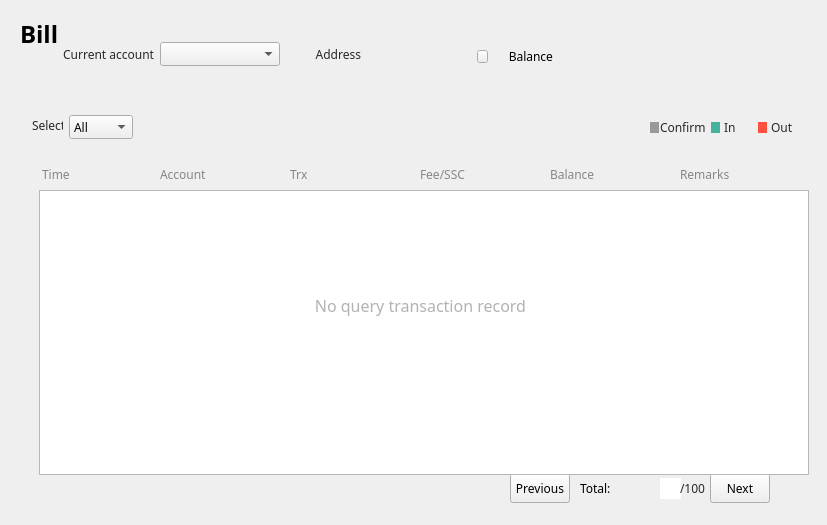
<?xml version="1.0" encoding="UTF-8"?>
<ui version="4.0">
 <class>AccountPage</class>
 <widget class="QWidget" name="AccountPage">
  <property name="geometry">
   <rect>
    <x>0</x>
    <y>0</y>
    <width>827</width>
    <height>525</height>
   </rect>
  </property>
  <property name="font">
   <font>
    <family>微软雅黑</family>
    <stylestrategy>PreferDefault</stylestrategy>
   </font>
  </property>
  <property name="windowTitle">
   <string>Form</string>
  </property>
  <property name="styleSheet">
   <string notr="true">QScrollBar{background-color: rgb(255, 255, 255);}</string>
  </property>
  <widget class="QLabel" name="addressLabel2">
   <property name="geometry">
    <rect>
     <x>310</x>
     <y>44</y>
     <width>51</width>
     <height>20</height>
    </rect>
   </property>
   <property name="font">
    <font>
     <family>微软雅黑</family>
    </font>
   </property>
   <property name="styleSheet">
    <string notr="true">color: rgb(40, 40, 40);
background:transparent;</string>
   </property>
   <property name="text">
    <string>Address</string>
   </property>
   <property name="alignment">
    <set>Qt::AlignRight|Qt::AlignTrailing|Qt::AlignVCenter</set>
   </property>
  </widget>
  <widget class="QLabel" name="addressLabel">
   <property name="geometry">
    <rect>
     <x>369</x>
     <y>46</y>
     <width>111</width>
     <height>16</height>
    </rect>
   </property>
   <property name="font">
    <font>
     <family>微软雅黑</family>
     <underline>false</underline>
    </font>
   </property>
   <property name="styleSheet">
    <string notr="true">background:transparent;</string>
   </property>
   <property name="text">
    <string/>
   </property>
   <property name="scaledContents">
    <bool>true</bool>
   </property>
   <property name="textInteractionFlags">
    <set>Qt::NoTextInteraction</set>
   </property>
  </widget>
  <widget class="QToolButton" name="copyBtn">
   <property name="geometry">
    <rect>
     <x>477</x>
     <y>50</y>
     <width>11</width>
     <height>13</height>
    </rect>
   </property>
   <property name="font">
    <font>
     <family>微软雅黑</family>
    </font>
   </property>
   <property name="cursor">
    <cursorShape>PointingHandCursor</cursorShape>
   </property>
   <property name="focusPolicy">
    <enum>Qt::NoFocus</enum>
   </property>
   <property name="text">
    <string/>
   </property>
  </widget>
  <widget class="QComboBox" name="accountComboBox">
   <property name="geometry">
    <rect>
     <x>160</x>
     <y>42</y>
     <width>120</width>
     <height>24</height>
    </rect>
   </property>
   <property name="font">
    <font>
     <family>微软雅黑</family>
     <weight>50</weight>
     <bold>false</bold>
    </font>
   </property>
   <property name="focusPolicy">
    <enum>Qt::NoFocus</enum>
   </property>
  </widget>
  <widget class="QLabel" name="label_10">
   <property name="geometry">
    <rect>
     <x>20</x>
     <y>18</y>
     <width>70</width>
     <height>31</height>
    </rect>
   </property>
   <property name="font">
    <font>
     <family>微软雅黑</family>
     <pointsize>18</pointsize>
     <weight>75</weight>
     <bold>true</bold>
    </font>
   </property>
   <property name="styleSheet">
    <string notr="true">background:transparent;</string>
   </property>
   <property name="text">
    <string>Bill</string>
   </property>
  </widget>
  <widget class="QLabel" name="label">
   <property name="geometry">
    <rect>
     <x>53</x>
     <y>42</y>
     <width>101</width>
     <height>24</height>
    </rect>
   </property>
   <property name="font">
    <font>
     <family>微软雅黑</family>
    </font>
   </property>
   <property name="styleSheet">
    <string notr="true">color: rgb(40, 40, 40);
background:transparent;</string>
   </property>
   <property name="text">
    <string>Current account</string>
   </property>
   <property name="alignment">
    <set>Qt::AlignRight|Qt::AlignTrailing|Qt::AlignVCenter</set>
   </property>
  </widget>
  <widget class="QLabel" name="label_2">
   <property name="geometry">
    <rect>
     <x>32</x>
     <y>117</y>
     <width>31</width>
     <height>16</height>
    </rect>
   </property>
   <property name="font">
    <font>
     <family>微软雅黑</family>
    </font>
   </property>
   <property name="styleSheet">
    <string notr="true">color: rgb(40, 40, 40);</string>
   </property>
   <property name="text">
    <string>Select</string>
   </property>
  </widget>
  <widget class="QComboBox" name="transactionTypeComboBox">
   <property name="geometry">
    <rect>
     <x>69</x>
     <y>115</y>
     <width>64</width>
     <height>24</height>
    </rect>
   </property>
   <property name="font">
    <font>
     <family>微软雅黑</family>
    </font>
   </property>
   <property name="focusPolicy">
    <enum>Qt::NoFocus</enum>
   </property>
   <property name="currentText">
    <string>All</string>
   </property>
   <item>
    <property name="text">
     <string>All</string>
    </property>
   </item>
   <item>
    <property name="text">
     <string>In</string>
    </property>
   </item>
   <item>
    <property name="text">
     <string>Out</string>
    </property>
   </item>
  </widget>
  <widget class="QLabel" name="identityLabel">
   <property name="geometry">
    <rect>
     <x>294</x>
     <y>37</y>
     <width>16</width>
     <height>16</height>
    </rect>
   </property>
   <property name="font">
    <font>
     <family>微软雅黑</family>
    </font>
   </property>
   <property name="styleSheet">
    <string notr="true">background:transparent;</string>
   </property>
   <property name="text">
    <string/>
   </property>
   <property name="alignment">
    <set>Qt::AlignRight|Qt::AlignTrailing|Qt::AlignVCenter</set>
   </property>
  </widget>
  <widget class="QLabel" name="label_3">
   <property name="geometry">
    <rect>
     <x>650</x>
     <y>122</y>
     <width>9</width>
     <height>11</height>
    </rect>
   </property>
   <property name="font">
    <font>
     <family>微软雅黑</family>
    </font>
   </property>
   <property name="styleSheet">
    <string notr="true">background-color: rgb(153, 153, 153);</string>
   </property>
   <property name="text">
    <string/>
   </property>
  </widget>
  <widget class="QLabel" name="label_4">
   <property name="geometry">
    <rect>
     <x>711</x>
     <y>122</y>
     <width>9</width>
     <height>11</height>
    </rect>
   </property>
   <property name="font">
    <font>
     <family>微软雅黑</family>
    </font>
   </property>
   <property name="styleSheet">
    <string notr="true">background-color: rgb(71, 178, 156);</string>
   </property>
   <property name="text">
    <string/>
   </property>
  </widget>
  <widget class="QLabel" name="label_5">
   <property name="geometry">
    <rect>
     <x>758</x>
     <y>122</y>
     <width>9</width>
     <height>11</height>
    </rect>
   </property>
   <property name="font">
    <font>
     <family>微软雅黑</family>
    </font>
   </property>
   <property name="styleSheet">
    <string notr="true">background-color: rgb(255, 80, 63);</string>
   </property>
   <property name="text">
    <string/>
   </property>
  </widget>
  <widget class="QLabel" name="label_6">
   <property name="geometry">
    <rect>
     <x>660</x>
     <y>119</y>
     <width>45</width>
     <height>16</height>
    </rect>
   </property>
   <property name="font">
    <font>
     <family>微软雅黑</family>
    </font>
   </property>
   <property name="styleSheet">
    <string notr="true">color: rgb(40, 40, 40);</string>
   </property>
   <property name="text">
    <string>Confirm</string>
   </property>
  </widget>
  <widget class="QLabel" name="label_7">
   <property name="geometry">
    <rect>
     <x>724</x>
     <y>119</y>
     <width>31</width>
     <height>16</height>
    </rect>
   </property>
   <property name="font">
    <font>
     <family>微软雅黑</family>
    </font>
   </property>
   <property name="styleSheet">
    <string notr="true">color: rgb(40, 40, 40);</string>
   </property>
   <property name="text">
    <string>In</string>
   </property>
  </widget>
  <widget class="QLabel" name="label_8">
   <property name="geometry">
    <rect>
     <x>771</x>
     <y>119</y>
     <width>31</width>
     <height>16</height>
    </rect>
   </property>
   <property name="font">
    <font>
     <family>微软雅黑</family>
    </font>
   </property>
   <property name="styleSheet">
    <string notr="true">color: rgb(40, 40, 40);</string>
   </property>
   <property name="text">
    <string>Out</string>
   </property>
  </widget>
  <widget class="QLabel" name="label_9">
   <property name="geometry">
    <rect>
     <x>42</x>
     <y>159</y>
     <width>101</width>
     <height>30</height>
    </rect>
   </property>
   <property name="font">
    <font>
     <family>微软雅黑</family>
    </font>
   </property>
   <property name="styleSheet">
    <string notr="true">color: rgb(134, 134, 134);</string>
   </property>
   <property name="text">
    <string>Time</string>
   </property>
  </widget>
  <widget class="QLabel" name="label_11">
   <property name="geometry">
    <rect>
     <x>160</x>
     <y>159</y>
     <width>121</width>
     <height>30</height>
    </rect>
   </property>
   <property name="font">
    <font>
     <family>微软雅黑</family>
    </font>
   </property>
   <property name="styleSheet">
    <string notr="true">color: rgb(134, 134, 134);</string>
   </property>
   <property name="text">
    <string>Account</string>
   </property>
  </widget>
  <widget class="QLabel" name="label_12">
   <property name="geometry">
    <rect>
     <x>290</x>
     <y>159</y>
     <width>121</width>
     <height>30</height>
    </rect>
   </property>
   <property name="font">
    <font>
     <family>微软雅黑</family>
    </font>
   </property>
   <property name="styleSheet">
    <string notr="true">color: rgb(134, 134, 134);</string>
   </property>
   <property name="text">
    <string>Trx</string>
   </property>
  </widget>
  <widget class="QLabel" name="label_13">
   <property name="geometry">
    <rect>
     <x>420</x>
     <y>159</y>
     <width>111</width>
     <height>30</height>
    </rect>
   </property>
   <property name="font">
    <font>
     <family>微软雅黑</family>
    </font>
   </property>
   <property name="styleSheet">
    <string notr="true">color: rgb(134, 134, 134);</string>
   </property>
   <property name="text">
    <string>Fee/SSC</string>
   </property>
  </widget>
  <widget class="QLabel" name="label_14">
   <property name="geometry">
    <rect>
     <x>550</x>
     <y>159</y>
     <width>111</width>
     <height>30</height>
    </rect>
   </property>
   <property name="font">
    <font>
     <family>微软雅黑</family>
    </font>
   </property>
   <property name="styleSheet">
    <string notr="true">color: rgb(134, 134, 134);</string>
   </property>
   <property name="text">
    <string>Balance</string>
   </property>
  </widget>
  <widget class="QLabel" name="label_15">
   <property name="geometry">
    <rect>
     <x>680</x>
     <y>159</y>
     <width>111</width>
     <height>30</height>
    </rect>
   </property>
   <property name="font">
    <font>
     <family>微软雅黑</family>
    </font>
   </property>
   <property name="styleSheet">
    <string notr="true">color: rgb(134, 134, 134);</string>
   </property>
   <property name="text">
    <string>Remarks</string>
   </property>
  </widget>
  <widget class="QLabel" name="label_16">
   <property name="geometry">
    <rect>
     <x>499</x>
     <y>44</y>
     <width>54</width>
     <height>24</height>
    </rect>
   </property>
   <property name="font">
    <font>
     <family>微软雅黑</family>
    </font>
   </property>
   <property name="text">
    <string>Balance</string>
   </property>
   <property name="alignment">
    <set>Qt::AlignRight|Qt::AlignTrailing|Qt::AlignVCenter</set>
   </property>
  </widget>
  <widget class="QLabel" name="balanceLabel">
   <property name="geometry">
    <rect>
     <x>560</x>
     <y>40</y>
     <width>271</width>
     <height>30</height>
    </rect>
   </property>
   <property name="font">
    <font>
     <family>微软雅黑</family>
     <pointsize>14</pointsize>
    </font>
   </property>
   <property name="styleSheet">
    <string notr="true">background:transparent;</string>
   </property>
   <property name="text">
    <string/>
   </property>
   <property name="alignment">
    <set>Qt::AlignLeading|Qt::AlignLeft|Qt::AlignVCenter</set>
   </property>
  </widget>
  <widget class="QToolButton" name="nextPageBtn">
   <property name="geometry">
    <rect>
     <x>710</x>
     <y>473</y>
     <width>60</width>
     <height>30</height>
    </rect>
   </property>
   <property name="font">
    <font>
     <family>微软雅黑</family>
    </font>
   </property>
   <property name="cursor">
    <cursorShape>PointingHandCursor</cursorShape>
   </property>
   <property name="focusPolicy">
    <enum>Qt::NoFocus</enum>
   </property>
   <property name="styleSheet">
    <string notr="true"/>
   </property>
   <property name="text">
    <string>Next</string>
   </property>
  </widget>
  <widget class="QLineEdit" name="pageLineEdit">
   <property name="geometry">
    <rect>
     <x>660</x>
     <y>478</y>
     <width>21</width>
     <height>21</height>
    </rect>
   </property>
   <property name="font">
    <font>
     <family>微软雅黑</family>
     <weight>50</weight>
     <bold>false</bold>
    </font>
   </property>
   <property name="cursor">
    <cursorShape>IBeamCursor</cursorShape>
   </property>
   <property name="styleSheet">
    <string notr="true">color: #282828;</string>
   </property>
   <property name="frame">
    <bool>false</bool>
   </property>
   <property name="alignment">
    <set>Qt::AlignCenter</set>
   </property>
  </widget>
  <widget class="QLabel" name="numberLabel">
   <property name="geometry">
    <rect>
     <x>580</x>
     <y>473</y>
     <width>61</width>
     <height>30</height>
    </rect>
   </property>
   <property name="font">
    <font>
     <family>微软雅黑</family>
    </font>
   </property>
   <property name="text">
    <string>Total:</string>
   </property>
  </widget>
  <widget class="QLabel" name="pageLabel">
   <property name="geometry">
    <rect>
     <x>680</x>
     <y>473</y>
     <width>31</width>
     <height>30</height>
    </rect>
   </property>
   <property name="font">
    <font>
     <family>微软雅黑</family>
    </font>
   </property>
   <property name="styleSheet">
    <string notr="true">color: #282828;</string>
   </property>
   <property name="text">
    <string>/100</string>
   </property>
   <property name="alignment">
    <set>Qt::AlignLeading|Qt::AlignLeft|Qt::AlignVCenter</set>
   </property>
  </widget>
  <widget class="QToolButton" name="prePageBtn">
   <property name="geometry">
    <rect>
     <x>510</x>
     <y>473</y>
     <width>60</width>
     <height>30</height>
    </rect>
   </property>
   <property name="font">
    <font>
     <family>微软雅黑</family>
    </font>
   </property>
   <property name="cursor">
    <cursorShape>PointingHandCursor</cursorShape>
   </property>
   <property name="focusPolicy">
    <enum>Qt::NoFocus</enum>
   </property>
   <property name="styleSheet">
    <string notr="true"/>
   </property>
   <property name="text">
    <string>Previous</string>
   </property>
  </widget>
  <widget class="QTableWidget" name="accountTransactionsTableWidget">
   <property name="geometry">
    <rect>
     <x>39</x>
     <y>190</y>
     <width>770</width>
     <height>285</height>
    </rect>
   </property>
   <property name="styleSheet">
    <string notr="true"/>
   </property>
   <property name="verticalScrollBarPolicy">
    <enum>Qt::ScrollBarAsNeeded</enum>
   </property>
   <property name="horizontalScrollBarPolicy">
    <enum>Qt::ScrollBarAlwaysOff</enum>
   </property>
   <property name="sizeAdjustPolicy">
    <enum>QAbstractScrollArea::AdjustToContents</enum>
   </property>
   <property name="autoScroll">
    <bool>true</bool>
   </property>
   <property name="editTriggers">
    <set>QAbstractItemView::NoEditTriggers</set>
   </property>
   <property name="tabKeyNavigation">
    <bool>true</bool>
   </property>
   <property name="showDropIndicator" stdset="0">
    <bool>true</bool>
   </property>
   <property name="dragDropOverwriteMode">
    <bool>true</bool>
   </property>
   <property name="showGrid">
    <bool>true</bool>
   </property>
   <property name="columnCount">
    <number>6</number>
   </property>
   <attribute name="horizontalHeaderVisible">
    <bool>false</bool>
   </attribute>
   <attribute name="horizontalHeaderCascadingSectionResizes">
    <bool>false</bool>
   </attribute>
   <attribute name="horizontalHeaderHighlightSections">
    <bool>false</bool>
   </attribute>
   <attribute name="verticalHeaderVisible">
    <bool>false</bool>
   </attribute>
   <attribute name="verticalHeaderCascadingSectionResizes">
    <bool>false</bool>
   </attribute>
   <attribute name="verticalHeaderHighlightSections">
    <bool>false</bool>
   </attribute>
   <column>
    <property name="text">
     <string>时间</string>
    </property>
    <property name="font">
     <font>
      <family>微软雅黑</family>
     </font>
    </property>
    <property name="textAlignment">
     <set>AlignLeading|AlignVCenter</set>
    </property>
   </column>
   <column>
    <property name="text">
     <string>对方账户</string>
    </property>
    <property name="font">
     <font>
      <family>微软雅黑</family>
     </font>
    </property>
    <property name="textAlignment">
     <set>AlignLeading|AlignVCenter</set>
    </property>
   </column>
   <column>
    <property name="text">
     <string>交易金额/GOP</string>
    </property>
    <property name="font">
     <font>
      <family>微软雅黑</family>
     </font>
    </property>
    <property name="textAlignment">
     <set>AlignLeading|AlignVCenter</set>
    </property>
   </column>
   <column>
    <property name="text">
     <string>手续费/GOP</string>
    </property>
    <property name="font">
     <font>
      <family>微软雅黑</family>
     </font>
    </property>
    <property name="textAlignment">
     <set>AlignLeading|AlignVCenter</set>
    </property>
   </column>
   <column>
    <property name="text">
     <string>账户余额/GOP</string>
    </property>
    <property name="font">
     <font>
      <family>微软雅黑</family>
      <weight>50</weight>
      <bold>false</bold>
     </font>
    </property>
    <property name="textAlignment">
     <set>AlignLeading|AlignVCenter</set>
    </property>
   </column>
   <column>
    <property name="text">
     <string>备注</string>
    </property>
    <property name="font">
     <font>
      <family>微软雅黑</family>
     </font>
    </property>
    <property name="textAlignment">
     <set>AlignLeading|AlignVCenter</set>
    </property>
   </column>
  </widget>
  <widget class="QLabel" name="initLabel">
   <property name="geometry">
    <rect>
     <x>220</x>
     <y>280</y>
     <width>401</width>
     <height>51</height>
    </rect>
   </property>
   <property name="font">
    <font>
     <family>微软雅黑</family>
     <pointsize>12</pointsize>
    </font>
   </property>
   <property name="styleSheet">
    <string notr="true">color: rgb(178, 178, 178);</string>
   </property>
   <property name="text">
    <string>No query transaction record</string>
   </property>
   <property name="alignment">
    <set>Qt::AlignCenter</set>
   </property>
  </widget>
 </widget>
 <resources/>
 <connections/>
</ui>
